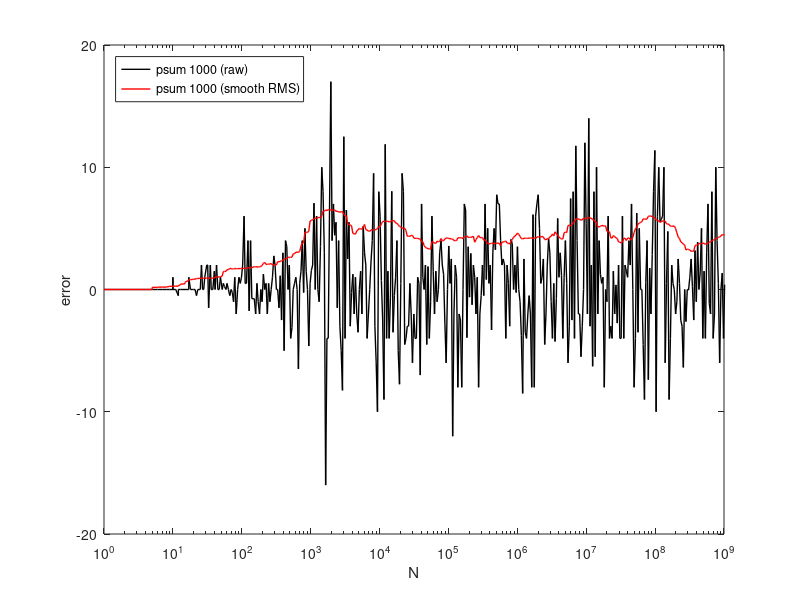
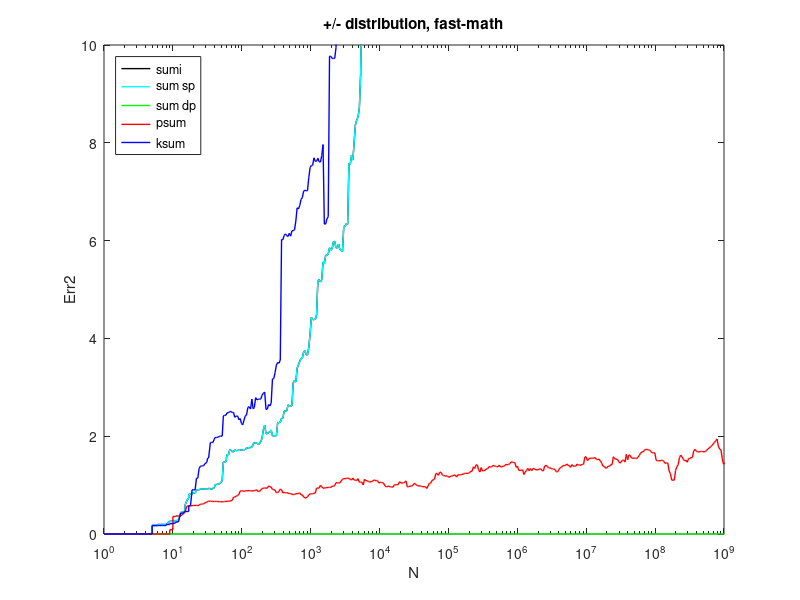
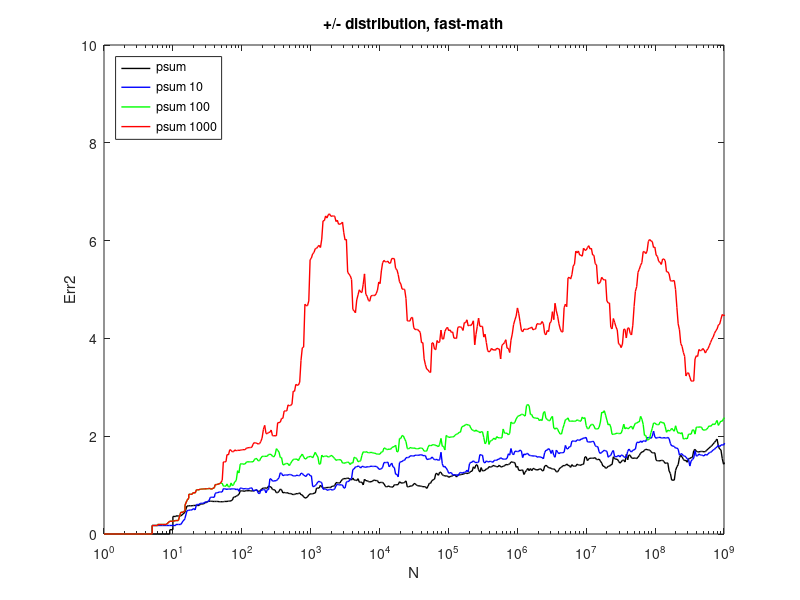
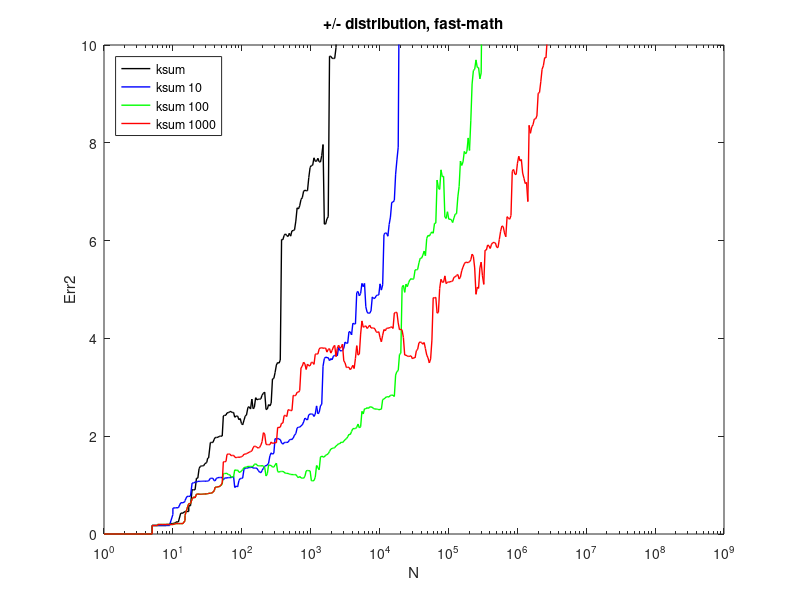

These charts were generated, in order, by the following MATLAB code:
isFAST = true;



if isFAST 
  a = dlmread("sums_bench_files/bench_fast_2.txt");
  ftitle = ", fast-math";
  fsuffix = "_fast";
else
  a = dlmread("sums_bench_files/bench_2.txt");
  ftitle = ""
  fsuffix = "";
endif

ntest = sum(a(:,1) == 1)
np = size(a,1) / ntest

b = reshape(a,ntest,np,[]);

nbel = b(:,1,2);
sumi = movmean(b(:,:,3).^2,33).^0.5;
sum0 = movmean(b(:,:,4).^2,33).^0.5;
sum1 = movmean(b(:,:,5).^2,33).^0.5;
psum = movmean(b(:,:,6).^2,33).^0.5;
psum10 = movmean(b(:,:,7).^2,33).^0.5;
psum100 = movmean(b(:,:,8).^2,33).^0.5;
psum1000 = movmean(b(:,:,9).^2,33,1).^0.5;
ksum = movmean(b(:,:,10).^2,33).^0.5;
ksum10 = movmean(b(:,:,11).^2,33).^0.5;
ksum100 = movmean(b(:,:,12).^2,33).^0.5;
ksum1000 = movmean(b(:,:,13).^2,33).^0.5;

set(0, 'DefaultLineLineWidth', 1);


h = figure(10)
semilogx  (nbel,b(:,1,9),'k', ...
           nbel,psum1000(:,1),'r')
axis([1 1e9 -20 20]);
xlabel('N'); ylabel("error"); %title("xxx");
legend('psum 1000 (raw)','psum 1000 (smooth RMS)', ...
       'location','northwest') 
print(['sums_bench_files/fig10' fsuffix '.png'],'-dpng','-S700,400');

h = figure(11)
semilogx  (nbel,sumi(:,1),'k', ...
           nbel,sum0(:,1),'c', ...
           nbel,sum1(:,1),'g', ...
           nbel,psum(:,1),'r', ...
           nbel,ksum(:,1),'b')
axis([1 1e9 0 10]);
xlabel('N'); ylabel("Err2"); title(["+/- distribution" ftitle]);
legend('sumi','sum sp','sum dp','psum','ksum', ...
       'location','northwest') 
print(['sums_bench_files/fig11' fsuffix '.png'],'-dpng','-S700,400');


h = figure(12)
semilogx  (nbel,psum(:,1),'k', ...
           nbel,psum10(:,1),'b', ...
           nbel,psum100(:,1),'g', ...
           nbel,psum1000(:,1),'r')
axis([1 1e9 0 10]);
xlabel('N'); ylabel("Err2"); title(["+/- distribution" ftitle]);
legend('psum','psum 10','psum 100','psum 1000', ...
       'location','northwest') 
print(['sums_bench_files/fig12' fsuffix '.png'],'-dpng','-S700,400');


h = figure(13)
semilogx  (nbel,ksum(:,1),'k', ...
           nbel,ksum10(:,1),'b', ...
           nbel,ksum100(:,1),'g', ...
           nbel,ksum1000(:,1),'r')
axis([1 1e9 0 10]);
xlabel('N'); ylabel("Err2"); title(["+/- distribution" ftitle]);
legend('ksum','ksum 10','ksum 100','ksum 1000', ...
       'location','northwest') 
print(['sums_bench_files/fig13' fsuffix '.png'],'-dpng','-S700,400');



h = figure(14)
semilogx  (nbel,sumi(:,2),'k', ...
           nbel,sum0(:,2),'c', ...
           nbel,sum1(:,2),'g', ...
           nbel,psum(:,2),'r', ...
           nbel,ksum(:,2),'b')
axis([1 1e9 0 10]);
xlabel('N'); ylabel("Err2"); title(["+++ distribution" ftitle]);
legend('sumi','sum sp','sum dp','psum','ksum', ...
       'location','northwest') 
print(['sums_bench_files/fig14' fsuffix '.png'],'-dpng','-S700,400');


h = figure(15)
semilogx  (nbel,psum(:,2),'k', ...
           nbel,psum10(:,2),'b', ...
           nbel,psum100(:,2),'g', ...
           nbel,psum1000(:,2),'r')
axis([1 1e9 0 10]);
xlabel('N'); ylabel("Err2"); title(["+++ distribution" ftitle]);
legend('psum','psum 10','psum 100','psum 1000', ...
       'location','northwest') 
print(['sums_bench_files/fig15' fsuffix '.png'],'-dpng','-S700,400');


h = figure(16)
semilogx  (nbel,ksum(:,2),'k', ...
           nbel,ksum10(:,2),'b', ...
           nbel,ksum100(:,2),'g', ...
           nbel,ksum1000(:,2),'r')
axis([1 1e9 0 10]);
xlabel('N'); ylabel("Err2"); title(["+++ distribution" ftitle]);
legend('ksum','ksum 10','ksum 100','ksum 1000', ...
       'location','northwest') 
print(['sums_bench_files/fig16' fsuffix '.png'],'-dpng','-S700,400');
